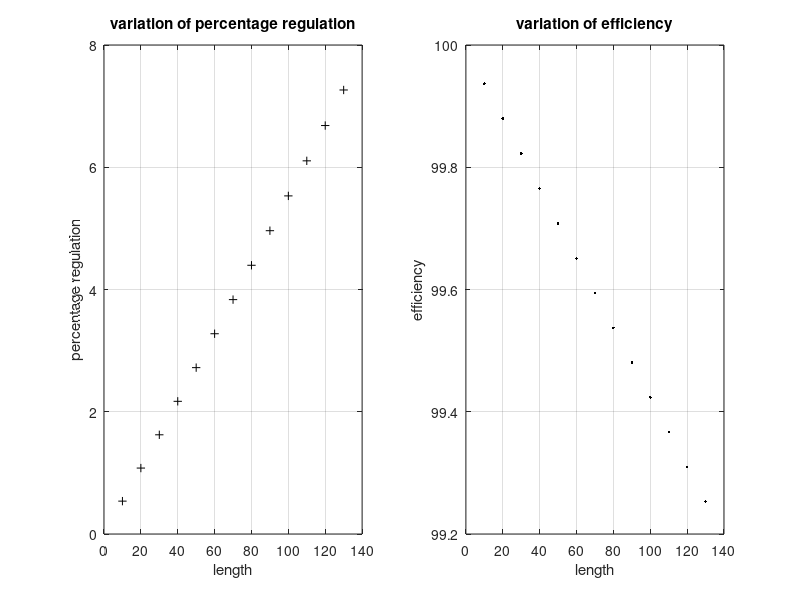

The MATLAB script that drew this image:
% D:\314126514017\med_trans_T_model.m

% problem:
% A 345kV 3 phase Transmission line is 130km long. The resistance per phase
% is 0.036 ohm/km, the inductance per phase if 0.8mH/km. The shunt
% capacitance is 0.01102 microF/km. The receiving end load is 270MVA with
% 0.8PF lagging at 325kV. use
% a) T model

% MATLAB program for medium line model
% lagging power factor

% initial clearing
% -----------------------------
clc;
%   clear all;
close all;
% -----------------------------

% given values
% resistance per kilometre length of line
resistance = 0.036;

% inductance per kilometre length of line
inductance = 0.8e-3; % 1.3263 mH
% disp(inductance);

% system frequency
f = 60;

% system inductive reactance
x = 2 * pi * f * inductance;
% disp(x);
capacitance = 0.0112e-6;
y = 1j * 2 * pi * f * capacitance;

% k is for the length and traversing of the vector len;
k = 1;

% Sr receiving end power
% apparent 3 phase
S_r = 270e+6; % 381MVA

% Vr --> voltage receiving end per phase
V_r = (325e3 / sqrt(3));

% load power factor
PF = 0.8;

% power factor angle
Pfr_angle = acos(PF); % cos-1(0.8)
% disp('power factor angle');
% disp(Pfr_angle);

% receiving end current per phase
% Ir_mag = ((S_r * PF) / (sqrt(3) * V_r * PF))
Ir_mag = (S_r / (3 * V_r));
% receiving end power
P_r = S_r * PF;    

I_r = Ir_mag * (cos(Pfr_angle) - (1j * sin(Pfr_angle)));
% disp('I_r');
% disp(I_r);

% preallocating arrays for faster computation
% the matlab way
percent_regulation = zeros(1, 13);
losses = zeros(1, 13);
total_losses = zeros(1, 13);
efficiency = zeros(1, 13);
len = zeros(1, 13);

for l = 10 : 10 : 130
    % resistance per phase
    R = resistance * l;
    
    % reactance per phase
    X = x * l;
    
    Y = y * l;
    % impedance
    Z = complex(R, X);
    
    % voltage at the sending end
    V_s = (((1 + ((Y * Z) / 2)) * V_r) + (Z * (1 + ((Y * Z) / 4)) * I_r));
    V_no_load = (V_s / (1 + (Y * Z) / 2));
    
    % current at the sending end
    I_s = ((Y * V_r) + ((1 + ((Y * Z) / 2)) * I_r));
    
    % percentage regulation
    percent_regulation(k) = ((abs(V_no_load) - V_r) / V_r) * 100;
    
    % per phase losses
    losses(k) = ((abs(I_s) ^ 2) * (resistance / 2)) + ((abs(I_r) ^ 2) * (resistance / 2)) * l;
    total_losses(k) = 3 * losses(k);
    
    efficiency(k) = (P_r / (P_r + total_losses(k))) * 100;
    
    len(k) = l;
    k = k + 1;
    V_s = abs(V_s);
    I_s = abs(I_s);
end

disp('length');
disp(len);
disp('percentage regulation');
disp(percent_regulation);

disp('efficiency');
disp(efficiency);

disp('voltage at sending end');
disp(V_s);

disp('current at sending end');
disp(I_s);

disp('current at receiving end');
disp(I_r);


% plot showing the percentage regulation
subplot(1, 2, 1), plot(len, percent_regulation, 'k+')
xlabel('length'), ylabel('percentage regulation')
title('variation of percentage regulation'), grid on

% plot showing the efficiency
subplot(1, 2, 2), plot(len, efficiency, 'k.')
xlabel('length'), ylabel('efficiency')
title('variation of efficiency'), grid on
